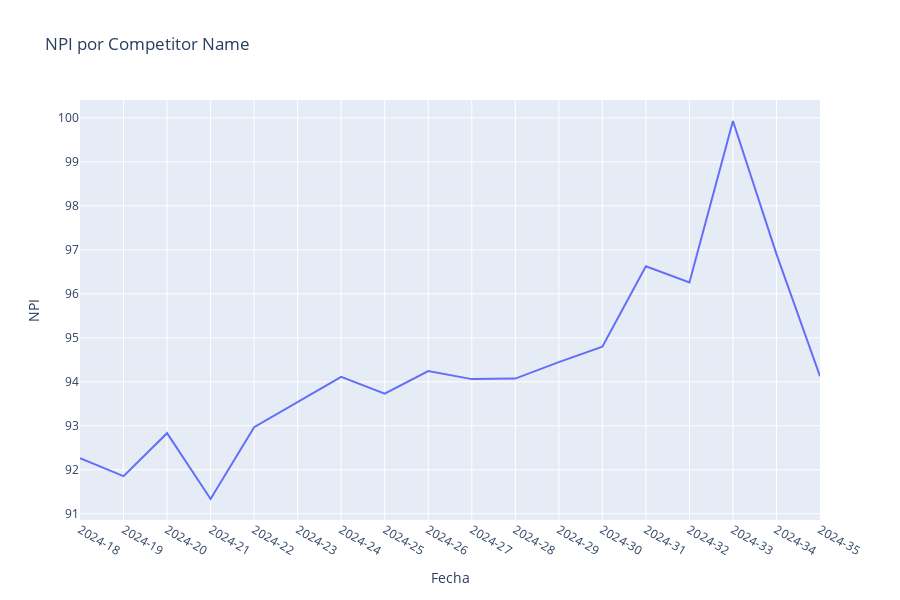
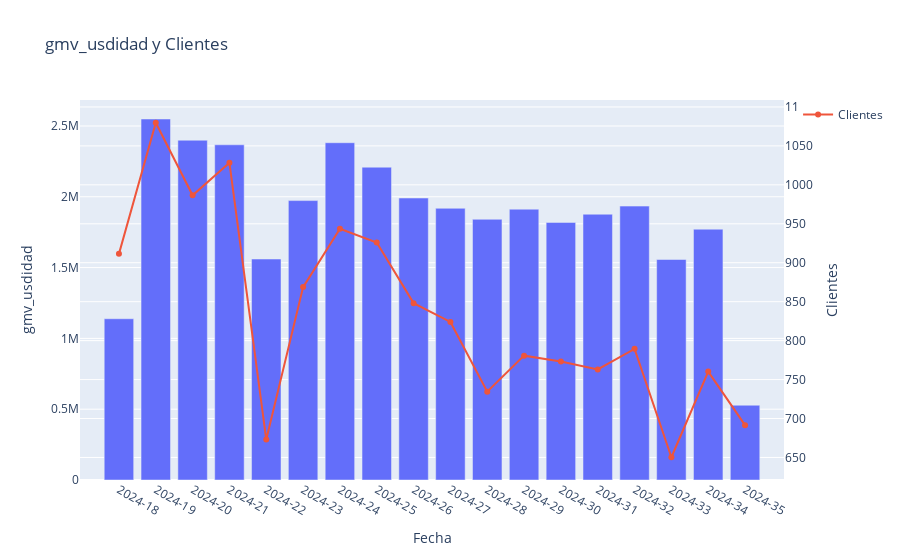
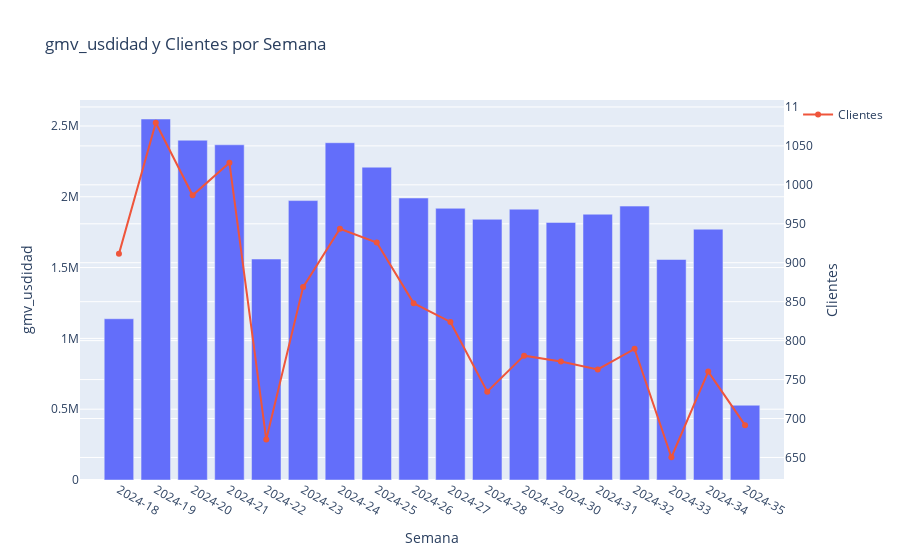
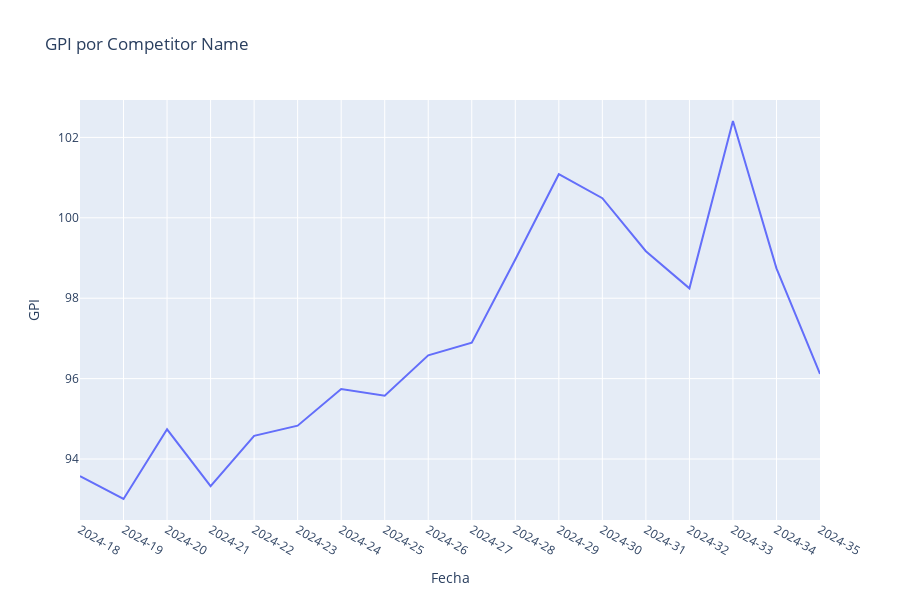

Notebook cell for these charts, in order:
### Code cell
import pandas as pd
import plotly.express as px

# Supongamos que tu DataFrame se llama df_final2

# Obtener los valores únicos para el dropdown
cat_options = df_final2['cat'].unique()
cat_options = sorted(cat_options)

# Crear el gráfico 1: Línea para cada `competitor_name` donde x es `week` y y es `npi`
def create_plot1(cat):
    df_filtered = df_final2[df_final2['cat'] == cat]

    # Eliminar filas donde 'week' o 'competitor_name' son NaN
    # df_filtered = df_filtered.dropna(subset=['week', 'competitor_name'])

    # # Crear un rango completo de fechas desde la mínima hasta la máxima fecha en el DataFrame
    # all_dates = pd.date_range(start=df_filtered['week'].min(), 
    #                           end=df_filtered['week'].max())

    # # Asegurarse de que todas las fechas están en el DataFrame y rellenar los días faltantes con NaN
    # df_filtered.set_index('week', inplace=True)
    
    # # Reindexar solo la fecha para cada grupo
    # df_complete = df_filtered.groupby('competitor_name').apply(
    #     lambda group: group.reindex(all_dates, fill_value=None)
    # ).reset_index(level=1, drop=False)
    
    # # Renombrar las columnas correctamente
    # df_complete.rename(columns={'level_1': 'week'}, inplace=True)

    # # Eliminar filas donde 'npi' es NaN
    # df_complete = df_complete.dropna(subset=['npi'])
    
    # Crear el gráfico usando plotly.express
    fig1 = px.line(df_filtered, x='week', y='npi',
                   title='NPI por Competitor Name', labels={'week': 'Fecha', 'npi': 'NPI'})
    
    # Asegurarse de que los gaps no se conecten
    fig1.update_traces(connectgaps=False)
    
    # Ajustar el tamaño del gráfico, en este caso, aumentando la altura
    fig1.update_layout(
        height=600  # Puedes cambiar este valor para ajustar la altura según lo necesites
    )

    # Crear el gráfico usando plotly.express
    fig4 = px.line(df_filtered, x='week', y='gpi',
                   title='GPI por Competitor Name', labels={'week': 'Fecha', 'gpi': 'GPI'})
    
    # Asegurarse de que los gaps no se conecten
    fig4.update_traces(connectgaps=False)
    
    # Ajustar el tamaño del gráfico, en este caso, aumentando la altura
    fig4.update_layout(
        height=600  # Puedes cambiar este valor para ajustar la altura según lo necesites
    )
    
    return fig1,fig4


# Crear el gráfico 2: Barras para `gmv_usd` y `clients` en dos ejes Y diferentes
import pandas as pd

def create_plot2(cat):
    df_filtered = df_final2[df_final2['cat'] == cat]
    df_filtered = df_filtered.sort_values(by='week')

    # Gráfico diario
    fig2 = px.bar(df_filtered, x='week', y='gmv_usd', 
                  title='gmv_usdidad y Clientes', labels={'week': 'Fecha', 'gmv_usd': 'gmv_usdidad'})
    
    fig2.add_scatter(x=df_filtered['week'], y=df_filtered['clients'],
                     mode='lines+markers', name='Clientes', yaxis='y2')

    fig2.update_layout(
        yaxis2=dict(
            title='Clientes',
            overlaying='y',
            side='right'
        )
    )

    # Crear una nueva columna con la semana
    #df_filtered['week'] = df_filtered['week'].dt.to_period('W').apply(lambda r: r.start_time)

    # Agrupar por semana y sumar los valores
    #df_weekly = df_filtered.groupby('week').agg({'gmv_usd': 'sum', 'clients': 'sum'}).reset_index()

    # Gráfico semanal
    fig3 = px.bar(df_filtered, x='week', y='gmv_usd', 
                  title='gmv_usdidad y Clientes por Semana', labels={'week': 'Semana', 'gmv_usd': 'gmv_usdidad'})

    fig3.add_scatter(x=df_filtered['week'], y=df_filtered['clients'],
                     mode='lines+markers', name='Clientes', yaxis='y2')

    fig3.update_layout(
        yaxis2=dict(
            title='Clientes',
            overlaying='y',
            side='right'
        )
    )

    return fig2, fig3

sku = 'Bebidas'
# Crear gráficos iniciales
fig1,fig4 = create_plot1(sku)
fig2,fig3 = create_plot2(sku)

print(top_falling_ids)
# Mostrar gráficos
fig1.show()
fig2.show()
fig3.show()
fig4.show()

452043 #ESTEE ES GRAVE index 90
363763 #ESTEE NO ENTIENDO PORQUE CAYO este ya mg 5%
277866 #ESTE VENIA MAL DESDE HACE RATO
363789 #VIENE CAYENDO DESDE JUN 16 NO ES POR PRICING
363775 #mirar caida, ver sandra
614937 #y si le bajo el rpecio?

#yo veo que todas las cervezas caen con margen 5% seria irse a margen 2%

580894 #muy buen ejemplo

### Figure 1 — Plotly figure (JSON) as saved in the notebook; plotly's stock layout.template omitted (floating-point values rounded to 4 significant figures)
{"data": [{"connectgaps": false, "hovertemplate": "Fecha=%{x}<br>NPI=%{y}<extra></extra>", "legendgroup": "", "line": {"color": "#636efa", "dash": "solid"}, "mode": "lines", "name": "", "orientation": "v", "showlegend": false, "type": "scatter", "x": ["2024-18", "2024-19", "2024-20", "2024-21", "2024-22", "2024-23", "2024-24", "2024-25", "2024-26", "2024-27", "2024-28", "2024-29", "2024-30", "2024-31", "2024-32", "2024-33", "2024-34", "2024-35"], "xaxis": "x", "y": [92.26, 91.86, 92.83, 91.33, 92.97, 93.53, 94.11, 93.73, 94.24, 94.06, 94.07, 94.45, 94.8, 96.63, 96.26, 99.93, 96.9, 94.13], "yaxis": "y"}], "layout": {"height": 600, "legend": {"tracegroupgap": 0}, "title": {"text": "NPI por Competitor Name"}, "xaxis": {"anchor": "y", "domain": [0, 1], "title": {"text": "Fecha"}}, "yaxis": {"anchor": "x", "domain": [0, 1], "title": {"text": "NPI"}}}}

### Figure 2 — Plotly figure (JSON) as saved in the notebook; plotly's stock layout.template omitted (floating-point values rounded to 4 significant figures)
{"data": [{"alignmentgroup": "True", "hovertemplate": "Fecha=%{x}<br>gmv_usdidad=%{y}<extra></extra>", "legendgroup": "", "marker": {"color": "#636efa"}, "name": "", "offsetgroup": "", "orientation": "v", "showlegend": false, "textposition": "auto", "type": "bar", "x": ["2024-18", "2024-19", "2024-20", "2024-21", "2024-22", "2024-23", "2024-24", "2024-25", "2024-26", "2024-27", "2024-28", "2024-29", "2024-30", "2024-31", "2024-32", "2024-33", "2024-34", "2024-35"], "xaxis": "x", "y": [1139000.0, 2549000.0, 2399000.0, 2367000.0, 1560000.0, 1973000.0, 2382000.0, 2209000.0, 1991000.0, 1919000.0, 1841000.0, 1912000.0, 1819000.0, 1877000.0, 1934000.0, 1557000.0, 1771000.0, 528000.0], "yaxis": "y"}, {"mode": "lines+markers", "name": "Clientes", "type": "scatter", "x": ["2024-18", "2024-19", "2024-20", "2024-21", "2024-22", "2024-23", "2024-24", "2024-25", "2024-26", "2024-27", "2024-28", "2024-29", "2024-30", "2024-31", "2024-32", "2024-33", "2024-34", "2024-35"], "y": [911.4, 1080.0, 986.6, 1028.0, 673, 868.7, 943.6, 926, 848.1, 824, 734.4, 780.7, 773.3, 763, 789.4, 650.3, 760.3, 691.5], "yaxis": "y2"}], "layout": {"barmode": "relative", "legend": {"tracegroupgap": 0}, "title": {"text": "gmv_usdidad y Clientes"}, "xaxis": {"anchor": "y", "domain": [0, 1], "title": {"text": "Fecha"}}, "yaxis": {"anchor": "x", "domain": [0, 1], "title": {"text": "gmv_usdidad"}}, "yaxis2": {"overlaying": "y", "side": "right", "title": {"text": "Clientes"}}}}

### Figure 3 — Plotly figure (JSON) as saved in the notebook; plotly's stock layout.template omitted (floating-point values rounded to 4 significant figures)
{"data": [{"alignmentgroup": "True", "hovertemplate": "Semana=%{x}<br>gmv_usdidad=%{y}<extra></extra>", "legendgroup": "", "marker": {"color": "#636efa"}, "name": "", "offsetgroup": "", "orientation": "v", "showlegend": false, "textposition": "auto", "type": "bar", "x": ["2024-18", "2024-19", "2024-20", "2024-21", "2024-22", "2024-23", "2024-24", "2024-25", "2024-26", "2024-27", "2024-28", "2024-29", "2024-30", "2024-31", "2024-32", "2024-33", "2024-34", "2024-35"], "xaxis": "x", "y": [1139000.0, 2549000.0, 2399000.0, 2367000.0, 1560000.0, 1973000.0, 2382000.0, 2209000.0, 1991000.0, 1919000.0, 1841000.0, 1912000.0, 1819000.0, 1877000.0, 1934000.0, 1557000.0, 1771000.0, 528000.0], "yaxis": "y"}, {"mode": "lines+markers", "name": "Clientes", "type": "scatter", "x": ["2024-18", "2024-19", "2024-20", "2024-21", "2024-22", "2024-23", "2024-24", "2024-25", "2024-26", "2024-27", "2024-28", "2024-29", "2024-30", "2024-31", "2024-32", "2024-33", "2024-34", "2024-35"], "y": [911.4, 1080.0, 986.6, 1028.0, 673, 868.7, 943.6, 926, 848.1, 824, 734.4, 780.7, 773.3, 763, 789.4, 650.3, 760.3, 691.5], "yaxis": "y2"}], "layout": {"barmode": "relative", "legend": {"tracegroupgap": 0}, "title": {"text": "gmv_usdidad y Clientes por Semana"}, "xaxis": {"anchor": "y", "domain": [0, 1], "title": {"text": "Semana"}}, "yaxis": {"anchor": "x", "domain": [0, 1], "title": {"text": "gmv_usdidad"}}, "yaxis2": {"overlaying": "y", "side": "right", "title": {"text": "Clientes"}}}}

### Figure 4 — Plotly figure (JSON) as saved in the notebook; plotly's stock layout.template omitted (floating-point values rounded to 4 significant figures)
{"data": [{"connectgaps": false, "hovertemplate": "Fecha=%{x}<br>GPI=%{y}<extra></extra>", "legendgroup": "", "line": {"color": "#636efa", "dash": "solid"}, "mode": "lines", "name": "", "orientation": "v", "showlegend": false, "type": "scatter", "x": ["2024-18", "2024-19", "2024-20", "2024-21", "2024-22", "2024-23", "2024-24", "2024-25", "2024-26", "2024-27", "2024-28", "2024-29", "2024-30", "2024-31", "2024-32", "2024-33", "2024-34", "2024-35"], "xaxis": "x", "y": [93.58, 93.01, 94.74, 93.33, 94.58, 94.83, 95.74, 95.57, 96.58, 96.9, 98.96, 101.1, 100.5, 99.17, 98.25, 102.4, 98.74, 96.12], "yaxis": "y"}], "layout": {"height": 600, "legend": {"tracegroupgap": 0}, "title": {"text": "GPI por Competitor Name"}, "xaxis": {"anchor": "y", "domain": [0, 1], "title": {"text": "Fecha"}}, "yaxis": {"anchor": "x", "domain": [0, 1], "title": {"text": "GPI"}}}}
